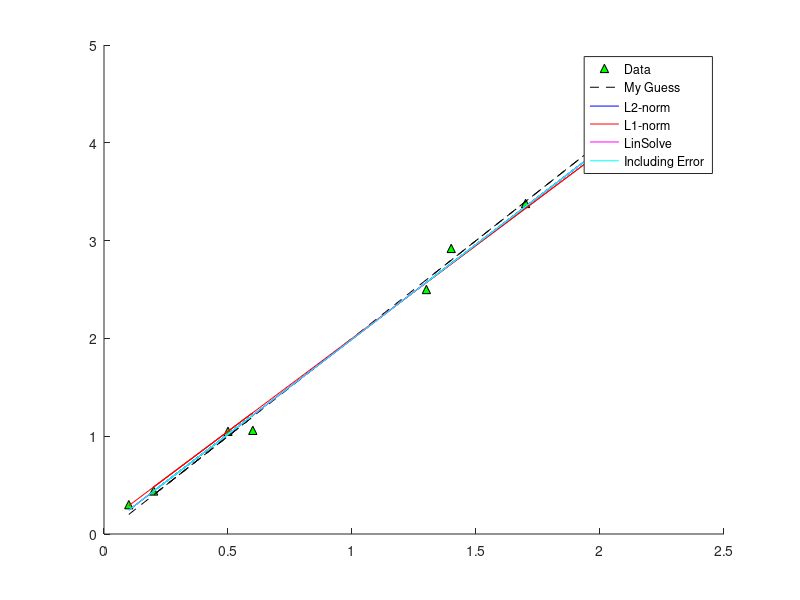

The MATLAB script that drew this image: (Note: this script raises an error after producing the figure.)
%Matlab Practical 9
%Zach Vig

clear;
clearvars;
close all;

%q1.1
x = [0.1; 0.6; 0.2; 0.5; 1.4; 2.3; 1.7; 1.3];
y = [0.3; 1.06; 0.44; 1.05; 2.92; 4.47; 3.38; 2.5];

%q1.2
figure(1); hold on;
plot(x,y,'k^','MarkerFaceColor','green',"DisplayName","Data");

%q1.3
% m = [slope; y-intercept]
% Am = y

%my guess :)
A = [x,ones(length(x),1)]; m0 = [2; 0];
plot(x,A*m0,"DisplayName","My Guess","Color","Black","LineStyle","--");

%q1.4
%{
    A is an 8 by 2 matrix, meaning we have 8 data points to determine 2 parameters (slope, y-intercept). This means that the problem is overdetermined.
%}

%q1.5
misfitL2 = @(m)sum((A*m-y) .^ 2);
m2 = fminsearch(misfitL2,m0);
plot(x,A*m2,"DisplayName","L2-norm","Color","Blue");
%slope: 1.9405, y-intercept: 0.0502

%q1.6
misfitL1 = @(m)sum(abs(A*m-y));
m1 = fminsearch(misfitL1,m0);
plot(x,A*m1,"DisplayName","L1-norm","Color","Red");
%slope: 1.900, y-intercept: 0.1000. These model values are slightly different from the L2 model, favoring going through the endpoints points.

%q1.7
m3 = linsolve(A,y);
plot(x,A*m3,"DisplayName","LinSolve","Color","magenta");
%{
    slope: 1.9405, y-intercept: 0.0502. These results match the L2 model better than the L1 model.
%}

%q1.8
%{
    0.01 0.00 0.00 0.00 0.00 0.00 0.00 0.00
    0.00 0.01 0.00 0.00 0.00 0.00 0.00 0.00
    0.00 0.00 0.01 0.00 0.00 0.00 0.00 0.00
    0.00 0.00 0.00 0.01 0.00 0.00 0.00 0.00
    0.00 0.00 0.00 0.00 0.01 0.00 0.00 0.00
    0.00 0.00 0.00 0.00 0.00 0.01 0.00 0.00
    0.00 0.00 0.00 0.00 0.00 0.00 0.01 0.00
    0.00 0.00 0.00 0.00 0.00 0.00 0.00 0.01
%}

%q1.9
Cd = diag(repmat(0.01,8,1));

m_analytical = ((A' * (Cd\A)) \ A') * (Cd \ y);

plot(x,A*m_analytical,"DisplayName","Including Error","Color","cyan");
legend()
errorbar(x,y,diag(Cd),"LineStyle","none","DisplayName","Error");
%{
    slope: 1.9405, y-intercept: 0.0502. Accounting for errors did not affect the results of the fit.
%}
hold off;

Cm = inv(A' * (Cd\A));
corr_coef = Cm(1,2)/(Cm(1,1)^0.5*Cm(2,2)^0.5);

%q2.1
y(2) = 3.06;
misfitL2 = @(m)sum((A*m-y) .^ 2);
m1_outlier = fminsearch(misfitL2,m0);
%{
    slope: 1.9405
%}
